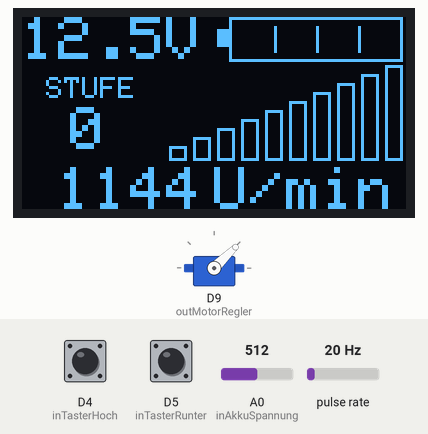
A sketch run on a simulated Arduino Zero (SAMD21). Shown: servo, 128×64 one-colour display. Wiring (inferred from the names in the program): pulse sensor: data D3. Inputs (shaded band) come from the test bench; at power-on: A0 (inAkkuSpannung) = 512, D4 (inTasterHoch) HIGH, D5 (inTasterRunter) HIGH, pulse rate 20 Hz. EEPROM starts erased; what the sketch prints to the serial monitor is not drawn.

Above: at 3.2 s.
3.3 s: A0 (inAkkuSpannung) set to 764
At 5.0 s:
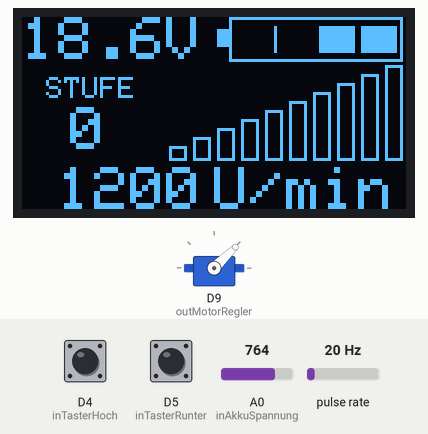
5.7 s: A0 (inAkkuSpannung) set to 784
At 6.8 s:
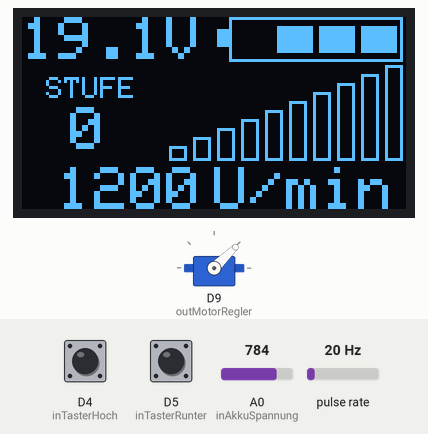
8.7 s: D4 (inTasterHoch) pulled LOW for 3.2 s
At 12.1 s:
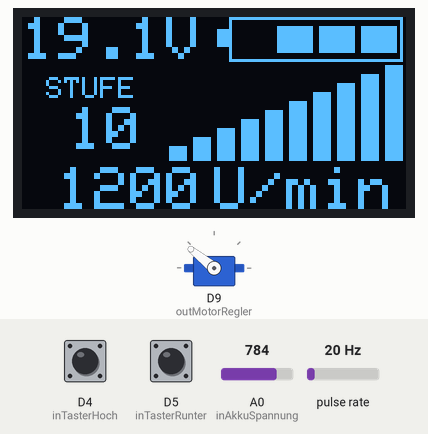
14.2 s: D5 (inTasterRunter) pulled LOW for 0.15 s
At 15.9 s:
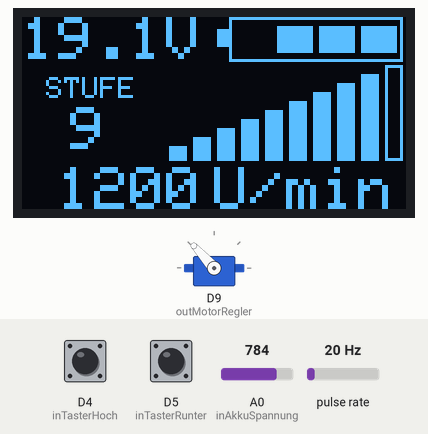
17.3 s: pulse rate (sensor on D3) set to 4 Hz
At 19.1 s:
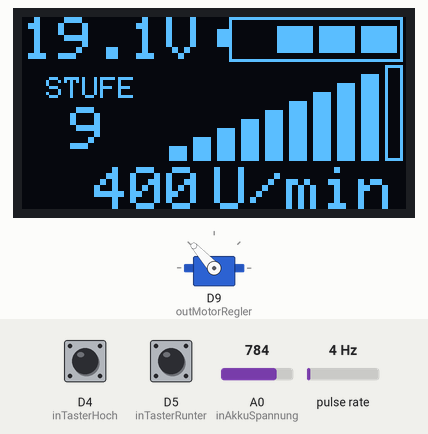
20.3 s: pulse rate (sensor on D3) set to 50 Hz
At 22.0 s:
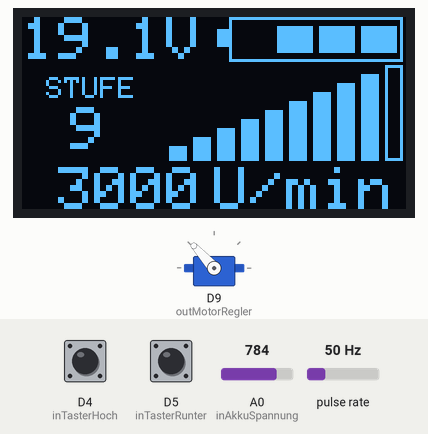
Timing chart, 0 to 23.5 s (numbered marks = the images above; inputs shaded):
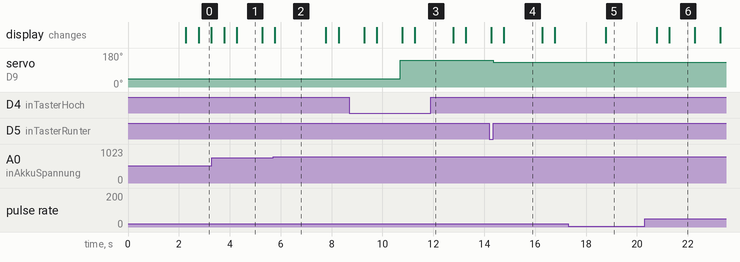

Measured:
- the behaviour switches between 777 and 778 on A0 (inAkkuSpannung) (found by bisection; images 1 and 2)
- after the input at 5.7 s, the display: changes after 0.08 s (image 2)
- after the input at 8.7 s, servo on D9 (outMotorRegler): 44° → 141° after 2.0 s; the display: first differs from a run without the input after 2.1 s (image 3 shows a later state)
- after the input at 14.2 s, servo on D9 (outMotorRegler): 141° → 132° after 0.15 s; the display: first differs from a run without the input after 0.58 s (image 4)
- after the input at 17.3 s, the display: changes after 1.5 s (image 5)
- after the input at 20.3 s, the display: first changes after 0.48 s (image 6 shows a later state)
- what the display in image 0 shows lasts 0.5 s, from 2.8 s to 3.3 s

The sketch:

BrushlessMotorcontroller.ino
```cpp
// (licence header left out)
/************************************
 * Programm Konfiguration
 ************************************/
#define PROG_VERSION 1                   					//Version
#define MOTOR_MIN_PULSE	1000								//Minimale Position des PWM Servo signal in millisekunden | Default: 1000
#define MOTOR_MAX_PULSE	2000								//Maximale Position des PWM Servo signal in millisekunden | Default: 2000
#define MOTOR_STUFEN 10										//Stufenanzahl in welchen der Motor geschaltet werden kann.
#define ZEIT_TASTER_LANG 2000								//Zeit für einen Langen Tasterdruck

#define WIDERSTAND_R1 30000.0								//Widerstand gegen V+ für Spannungsmessung in Ohm (Wichtig Kommastelle(bzw. Punkt:'.') muss vorhanden sein)
#define WIDERSTAND_R2 7500.0								//Widerstand gegen GND für Spannungsmessung in Ohm (Wichtig Kommastelle(bzw. Punkt:'.') muss vorhanden sein)
#define SPANNUNG_KORREKTUR 0								//Korrektur der Spannung in mV
#define MOTOR_POLZAHL 2										//Polzahl des Motors

//Ändere diesen Wert für unterschiedliche Debuging level
#define DEBUGLEVEL 0										//0 = Aus | 1 = N/A | >2 = Serial Monitor
#define DISPLAY_AKTIV 1
/************************************
 * Zusätzliche Dateien einbinden
 ************************************/
#include <Servo.h>											//Bibliothek für Servo PWM Ausgabe
#include <Wire.h>
#include <EEPROM.h>
#include <Adafruit_GFX.h>
#include <Adafruit_SSD1306.h>
/************************************
 * Definition IO Pins
 ************************************/
/* Pinout Arduino Nano:
 * Serial 0+1 (kein HW Serial) | Interrupt 2+3 | PWM 3, 5, 6, 9, 10, 11 | LED 13 | I2C A4(SDA) + A5(SCL) |
 * Servo Lib deaktiviert PWM funktionalität für pin 9 und 10
 */

//Inputs
//Pin 0+1 Reserviert halten für Serielle Kommunikation über USB!
#define inTachoImpuls 3										//Pin für den Impuls der Drehzahl | Muss ein Interrupt Pin sein
#define inTasterHoch 4            							//Pin des Taster um die Drehzahl zu erhöhen
#define inTasterRunter 5            						//Pin des Taster um die Drehzahl zu verringern
#define inAkkuSpannung A0									//Pin zum Messen der Spannung

//Outputs
#define outMotorRegler 9                    				//Pin für Servo PWM Signal für Motor Regler
#define statusLED 13										//Pin mit Status LED

/************************************
 * Definition und Initialiierung
 * Globale Variablen, Klassen und Funktionen
 ************************************/
//Globale Programm Variablen
uint16_t pwmPulse = MOTOR_MIN_PULSE;
uint8_t motorStufe = 0;
bool serialIsSent = 0;
bool displaySenden = 0;
bool drehzahlBerechnet = 0;
uint32_t spannungUmgerechnet = 0;
uint32_t spannungVoltDEC0 = 0;
uint32_t spannungVoltDEC1 = 0;
bool blinkPulse;

uint32_t drehzahl = 0;
volatile uint16_t volleUmdrehungen = 0;
uint16_t letzteUmdrehungen = 0;
uint32_t letzteZeit = 0;
uint32_t letzteZeit2 = 0;

#if (DISPLAY_AKTIV ==1)
uint8_t displayAdress = 0;
#endif

//Vorkompilierte Definitionen
#define MOTOR_PULSE_BREITE (MOTOR_MAX_PULSE - MOTOR_MIN_PULSE)
#define MOTOR_PULSE_STUFE (MOTOR_PULSE_BREITE / MOTOR_STUFEN)

#ifndef	SerialUSB									//Definiere USB Port, wenn noch nicht definiert
	#define SerialUSB SERIAL_PORT_MONITOR
#endif

//Funktion zum Berechnen der Spannung (Vout Ausgang Spannungsteiler/Eingang Arduino | Vin Eingang Spannungteiler/Akku)
//Vout = Vin * (R2 / (R1 + R2))
//Vin = Vout / (R2 / (R1 + R2))
#define SPANNUNG_OUT_MAX 5000
#define SPANNUNG_OUT_MIN 0
#define SPANNUNG_IN_MAX SPANNUNG_OUT_MAX / (WIDERSTAND_R2 / (WIDERSTAND_R2 + WIDERSTAND_R1))
#define SPANNUNG_IN_MIN 0
#define SPANNUNG_IN_MAX_CALC (SPANNUNG_IN_MAX - SPANNUNG_KORREKTUR)
#define SPANNUNG_IN_BEREICH (SPANNUNG_IN_MAX_CALC - SPANNUNG_IN_MIN)

//Funktionen
void interruptRPM();
void motorStellen();
void spannungUmrechnen();
void drehzahlBerechnen();
#if (DISPLAY_AKTIV ==1)
void debugRoutine();
void displayStart();
void displayAnzeigen();
uint8_t i2cScan();
#endif

//Klassen
//Klasse zum Entprellen der Taster
class TasterEntprellen {
		uint8_t pin;
		uint8_t modus;										//INPUT 0x0 | INPUT_PULLUP 0x2
		bool tasterStatusLang;
		bool letzterTasterStatus;
		uint8_t entprellenVerzoegerung = 50;
		uint32_t zeitLangerDruck;
		uint32_t letzteFlankenZeit;
    public:
		void init(uint8_t tasterPin, uint8_t pinModus, uint16_t zeitLang);	//Pin des Tasters und Modus: INPUT oder INPUT_PULLUP
		uint8_t leseTaster();								//Gibt den aktuellen Status des Tasters entprellt wieder
};

TasterEntprellen tasterHoch;								//definiere Klassen Instanz für Taster
TasterEntprellen tasterRunter;								//definiere Klassen Instanz für Taster
Servo motorRegler;											//definiere Klassen Instanz für Servo

#if (DISPLAY_AKTIV ==1)
#define SCREEN_WIDTH 128 // OLED Display Breite, in pixels
#define SCREEN_HEIGHT 64 // OLED Display Höhe, in pixels
// Deklaration für ein SSD1306 Display an I2C (SDA, SCL pins)
#define OLED_RESET     -1 // Reset pin # (oder -1 wenn der Arduino sich den Reset Pin teilt)
Adafruit_SSD1306 display(SCREEN_WIDTH, SCREEN_HEIGHT, &Wire, OLED_RESET);
#endif

void setup() {												// Setup Code, wird einmalig am Start ausgeführt
	/************************************
	* Setup Inputs
	************************************/
	//definiere Tasterpin für Auswertung, mit PullUp Widerstand und Zeitvorgabe für langen Druck
	tasterHoch.init(inTasterHoch, INPUT_PULLUP, ZEIT_TASTER_LANG);
	tasterRunter.init(inTasterRunter, INPUT_PULLUP, ZEIT_TASTER_LANG);
	pinMode(inAkkuSpannung, INPUT);
	#if (DEBUGLEVEL >= 2)
	pinMode(inTachoImpuls, INPUT_PULLUP);
	#else
	pinMode(inTachoImpuls, INPUT);
	#endif
	/************************************
	* Setup Outputs
	************************************/
	motorRegler.attach(outMotorRegler);
	// Wenn beim start beide Taster gedrückt sind, dann führe Regler initialisierung durch.
	if(!digitalRead(inTasterHoch) || !digitalRead(inTasterRunter)) {
		while(!digitalRead(inTasterHoch) || !digitalRead(inTasterRunter)) {
			motorRegler.writeMicroseconds(MOTOR_MAX_PULSE); 	// Setze Ausgang auf 100% PWM (0-100% -> 1000-2000µs)
		}
	}
	motorRegler.writeMicroseconds(MOTOR_MIN_PULSE); 		// Setze Ausgang auf 0% PWM (0-100% -> 1000-2000µs)

	attachInterrupt(digitalPinToInterrupt(inTachoImpuls), interruptRPM, RISING); //Setup Interrupt bei steigender Flanke
	#if (DEBUGLEVEL >=1)									// Bedingte Kompilierung
		pinMode(statusLED, OUTPUT);							// Status LED definieren zur Anzeige des Status
	#endif
	#if (DEBUGLEVEL >=2)									// Bedingte Kompilierung
		SerialUSB.begin(9600);  							// Starte Serielle Kommunikation per USB
	#endif
	#if (DISPLAY_AKTIV ==1)
		displayStart();										// Überprüfe zum Start die Adresse des Displays und starte Display Library
	#endif
	delay(2000);											// Warte 2 Sekunden für Zyklischen Hauptcode
}

void loop() {                       						// Hauptcode, wiederholt sich zyklisch
	drehzahlBerechnen();									// Drehzahl berechnen
	motorStellen();											// Code zum Stellen des Motors in jeweiliger Stufe nach Tasterdruck
	spannungUmrechnen();									// Spannung zur anzeige im Display umrechen
	#if (DEBUGLEVEL >=1)
		debugRoutine();										// Routine für Debug Informationen
	#endif
	#if (DISPLAY_AKTIV ==1)
		displayAnzeigen();									// Darstellung des Display laden
	#endif
}

void interruptRPM() { //Wird bei jedem Impuls ausgeführt.
	volleUmdrehungen++;
}

void drehzahlBerechnen() {									// Drehzahl berechnen
	//Wenn letzte Zeit größer als jetztige, dann gab es einen overflow (nach 50 Tagen), dann setzt letzte Zeit zurück
	if(letzteZeit > millis()) letzteZeit = 0;
	//Berechnung der Drehzahl 2 * (halbe Sekunde / Zeitdauer * Anzahl Impulse)
	uint32_t aktuelleUmdrehungen = 0;
	if((millis()%100 >= 25) && (drehzahlBerechnet == false)) {	// Führe nur in bestimmten Zeit Abstand aus
		noInterrupts();											// Interrupt verhindern um Variable sicher zu lesen
		aktuelleUmdrehungen = volleUmdrehungen;
		interrupts();											// Intterrupt wieder zulassen
		if (aktuelleUmdrehungen >= 10) {
			#if (DEBUGLEVEL >=3)
				SerialUSB.println("umdrehungen");
				SerialUSB.println(aktuelleUmdrehungen);
			#endif
			drehzahl = 30*1000/(millis() - letzteZeit)*aktuelleUmdrehungen;
			drehzahl = drehzahl *2;
			uint8_t polpaarZahl = MOTOR_POLZAHL / 2;
			if(polpaarZahl >= 2) {
				drehzahl = drehzahl / polpaarZahl;
			}
			letzteZeit = millis();
			noInterrupts();											// Interrupt verhindern um Variable sicher zu lesen
			volleUmdrehungen = 0;
			interrupts();											// Intterrupt wieder zulassen
		}
		//wenn kein impuls seit länger als zwei sekunden kam, dann setzte drehzahl zurück.
		if(aktuelleUmdrehungen != letzteUmdrehungen) {
			#if (DEBUGLEVEL >=3)
				SerialUSB.println("drehzahl ungleich");
				SerialUSB.println(letzteUmdrehungen);
				SerialUSB.println(aktuelleUmdrehungen);
			#endif
			letzteUmdrehungen = aktuelleUmdrehungen;
			letzteZeit2 = millis();
		}

		if((millis() - letzteZeit2) > 2000) {
			drehzahl = 0;
			letzteZeit2 = millis();
			#if (DEBUGLEVEL >=3)
				SerialUSB.println("drehzahl reset");
			#endif
		}
		drehzahlBerechnet = true;
	} else if((millis()%100 < 25) && (drehzahlBerechnet == true)) {
		drehzahlBerechnet = false;							//Stellt sicher, dass Code nur einmal je Sekunde ausgeführt wird.
	}

}

void motorStellen() {										// Code zum Stellen des Motors in jeweiliger Stufe nach Tasterdruck
	uint8_t dynTasterHoch = tasterHoch.leseTaster();		// lese aktuellen Status des Tasters
	uint8_t dynTasterRunter = tasterRunter.leseTaster();	// lese aktuellen Status des Tasters
	if(dynTasterHoch && dynTasterRunter){					// Nichts tun, wenn beide Taster gedrückt sind

	} else if (dynTasterHoch == 1) {						// Erhöhe Stufe um 1, wenn Taster einfach gedrückt wird
		if(motorStufe < MOTOR_STUFEN) {
			pwmPulse += MOTOR_PULSE_STUFE;
			motorStufe++;
		}
	} else if (dynTasterHoch == 2) {						// Erhöhe Stufe auf Max, wenn Taster einfach gedrückt wird
		pwmPulse = MOTOR_MAX_PULSE;
		motorStufe = MOTOR_STUFEN;
	} else if (dynTasterRunter == 1) {						// Verringere Stufe um 1, wenn Taster einfach gedrückt wird
		if(motorStufe > 0) {
			pwmPulse -= MOTOR_PULSE_STUFE;
			motorStufe--;
		}
	} else if (dynTasterRunter == 2) {						// Verringere Stufe auf Min, wenn Taster einfach gedrückt wird
		pwmPulse = MOTOR_MIN_PULSE;
		motorStufe = 0;
	}
	motorRegler.writeMicroseconds(pwmPulse);				// Schreibe aktuelle Motorsteuer-Impulse auf Ausgang
}

void spannungUmrechnen() {									// Spannung zur anzeige im Display umrechen
	uint32_t leseWert = analogRead(inAkkuSpannung);			// Lese Analogen Wert für Spannung
	spannungUmgerechnet = map(leseWert, 0, 1023, SPANNUNG_IN_MIN, SPANNUNG_IN_MAX_CALC);	// Wandle Analogwert in Spannungswert in mA
	spannungVoltDEC0 = spannungUmgerechnet/1000;			// Teile durch 1000 um Volt zu erhalten
	uint32_t spannungVoltDEC = spannungVoltDEC0*10;			// Multipliziere um 10 zur Format gleichstellung, um Kommawert zu errechnen
	spannungVoltDEC1 = spannungUmgerechnet/100;				// Teile durch 100 um Volt mit einer Kommastelle zu erhalten
	spannungVoltDEC1 = spannungVoltDEC1-spannungVoltDEC;	// Subtrahiere Volt von Volt mit Kommastelle, um Kommastelle zu erhalten
}

void TasterEntprellen::init(uint8_t tasterPin, uint8_t pinModus, uint16_t zeitLang){ // Pin des Tasters, Modus: INPUT oder INPUT_PULLUP, Dauer für lang
	zeitLangerDruck = zeitLang;							//Speichere Zeit in Instanz ab
	pin = tasterPin;									//Speichere Pin in Instanz ab
	modus = pinModus;									//Speichere Pinmodus in Instanz ab
	pinMode(pin, modus);								//definiere Pin
}

/******************************************************
 * Gibt eine 1 aus, wenn der Taster kurz HIGH war.
 * Auf zu kurze Impulse wird nicht reagiert (entprellen)
 * Gibt 2 aus, wenn der Taster lang gedrückt wurde.
 ******************************************************/
uint8_t TasterEntprellen::leseTaster(){
	bool leseStatus;
	uint8_t returnVal = 0;
	//Invertiert einlesen, wenn Pullup Widerstand gesetzt ist.
	if(modus == INPUT_PULLUP) {
		leseStatus = !digitalRead(pin);					//lese Taster Status (!)Invertiert
	} else {											//Ansonsten behandle eingang als Input ohne Pullup
		leseStatus = digitalRead(pin);					//lese Taster Status Normal
	}
	//wenn sich der status des Tasters verändert hat
	if (leseStatus != letzterTasterStatus) {
		//wenn der Taster losgelassen wurde und außreichend lange gedrückt wurde
		if (((millis() - letzteFlankenZeit) > entprellenVerzoegerung) && (letzterTasterStatus) && (!tasterStatusLang)) {
			returnVal = 1;								//dann gib 1 zurück
		} else {
			returnVal = 0;								//ansonsten gib 0 zurück
			tasterStatusLang = false;					//setze taster Lang Auswertung zurück
		}
		letzteFlankenZeit = millis();					//Speichere letzte Zeit
		letzterTasterStatus = leseStatus;				//Speichere letzten Status
	}
	//Wenn der Taster lange genug gedrückt wird
	if(((millis() - letzteFlankenZeit) > zeitLangerDruck) && (letzterTasterStatus)) {
		returnVal = 2;									//dann gib 2 zurück
		tasterStatusLang = true;						//Setze Status um zu vermeiden, dass Vergeleich zum entprellen Wahr wird.
	}
	return returnVal;									//gibt Wert zurück an voherige Instanz
}

#if (DISPLAY_AKTIV ==1)
void displayStart() {										// Überprüfe zum Start die Adresse des Displays und starte Display Library

	Wire.begin();
	displayAdress = EEPROM.read(0);							// lese Display Adresse von EEPROM Adresse 0
	#if (DEBUGLEVEL >=3)									// Bedingte Kompilierung
		SerialUSB.print(F("EEPROM Wert: 0x"));
		if (displayAdress<16) {
				SerialUSB.print(F("0"));
			}
		SerialUSB.println(displayAdress,HEX);
	#endif

	uint8_t error;
	if(displayAdress >= 127) {
		displayAdress = i2cScan();
	} else {
		Wire.beginTransmission(displayAdress);
		error = Wire.endTransmission();						// Wenn Rückgabewert ungleich 0, dann ist kein Gerät mit der Adresse auf dem Bus
		if(error != 0) {
			#if (DEBUGLEVEL >=3)							// Bedingte Kompilierung
				SerialUSB.println(F("Adresse aus EMPROM nicht ansprechbar"));
			#endif
			displayAdress = i2cScan();
			EEPROM.update(0, displayAdress);				// Speichere Adresse auf EEPROM
		} else {
			#if (DEBUGLEVEL >=3)							//Bedingte Kompilierung
				SerialUSB.println(F("Adresse aus EEPROM ansprechbar!"));
			#endif
		}
	}
	// Starte Display, falls nicht möglich setze Fehler
	if(!display.begin(SSD1306_SWITCHCAPVCC, displayAdress, true, false)) { // Address 0x3D for 128x64
		#if (DEBUGLEVEL >=3)
		Serial.println(F("SSD1306 Zuweisung gescheitert"));
		#endif
		for(;;); // Nicht weiter machen, Dauerschleife
	}

	// Lösche und aktualisiere Display
	display.clearDisplay();
	display.display();
}

void displayAnzeigen() {									// Darstellung des Display laden
	if((millis()%500 >= 250) && (displaySenden == false)) {	// Führe nur in bestimmten Zeit Abstand aus
		blinkPulse = !blinkPulse;
		display.clearDisplay();
		display.setCursor(0,0);             				// Start at top-left corner
		display.setTextSize(2);             				// Normal 1:1 pixel scale
		display.setTextColor(SSD1306_WHITE);        		// Male weißen text
		if(spannungVoltDEC0 < 10) {
			display.print(F(" "));
		}
		display.print(spannungVoltDEC0);
		display.print(F("."));
		display.print(spannungVoltDEC1);
		display.println(F("V"));
        display.fillRect(65, 4, 4, 6, SSD1306_WHITE); 		// Batterie Pluspol | x,y,width,height,color
		display.drawRect(69, 0, 58, 15, SSD1306_WHITE); 	// Batterie Rahmen | x,y,width,height,color

		if(spannungUmgerechnet >= 20000) {
			display.fillRect(71, 3, 12, 9, SSD1306_WHITE); 	// Batterie 4/4 voll | x,y,width,height,color
		} else {

		}
		if(spannungUmgerechnet >= 19000) {
			display.fillRect(85, 3, 12, 9, SSD1306_WHITE); 	// Batterie 3/4 voll | x,y,width,height,color
		} else {
			display.drawLine(84, 3, 84, 11, SSD1306_WHITE); // Batterie Trennstrich | x,y,width,height,color
		}
		if(spannungUmgerechnet >= 18000) {
			display.fillRect(99, 3, 12, 9, SSD1306_WHITE); 	// Batterie 4/4 voll | x,y,width,height,color
		} else {
			display.drawLine(98, 3, 98, 11, SSD1306_WHITE); // Batterie Trennstrich | x,y,width,height,color
		}
		if(spannungUmgerechnet >= 17000) {
			display.fillRect(113, 3, 12, 9, SSD1306_WHITE); // Batterie 1/4 voll | x,y,width,height,color
		} else {
			if(blinkPulse) {
				display.fillRect(113, 3, 12, 9, SSD1306_WHITE); 	//Batterie 1/4 voll | x,y,width,height,color
			} else {
				display.drawLine(112, 3, 112, 11, SSD1306_WHITE); //Batterie Trennstrich | x,y,width,height,color
			}
		}
		uint8_t balkenAnzahl;
		uint8_t aktuellerBalken;
		if(MOTOR_STUFEN <= 16) {
			balkenAnzahl = MOTOR_STUFEN;
			aktuellerBalken = motorStufe;
		} else {
			balkenAnzahl = 16;
			aktuellerBalken = map(motorStufe, 0, MOTOR_STUFEN, 0, 16);

		}
		uint8_t balkenBreite = 80/balkenAnzahl;
		uint8_t balkenStartHoehe = 5;
		uint8_t balkenHoeheStufe = (32-balkenStartHoehe)/(balkenAnzahl-1);
		uint8_t balkenHoehe = balkenStartHoehe;
		uint8_t aktuelleStufe = 1;
		//display.drawRect(48, 16, 80, 32, SSD1306_WHITE); 	//batterie Rahmen | x,y,width,height,color
		for(uint8_t i = 0; i < balkenAnzahl*balkenBreite; i+=balkenBreite){
			if(aktuellerBalken >= aktuelleStufe) {
				display.fillRect(49+i, 48-balkenHoehe, balkenBreite-2, balkenHoehe, SSD1306_WHITE); 	//batterie Rahmen | x,y,width,height,color
			} else {
				display.drawRect(49+i, 48-balkenHoehe, balkenBreite-2, balkenHoehe, SSD1306_WHITE); 	//batterie Rahmen | x,y,width,height,color
			}
			balkenHoehe += balkenHoeheStufe;
			aktuelleStufe++;
		}
		display.setCursor(8,20); // Start at top-left corner
		display.setTextSize(1);
		display.println(F("STUFE"));
		display.setCursor(16,30); // Start at top-left corner
		display.setTextSize(2);
		display.println(motorStufe);
		display.setCursor(0,50); // Start at top-left corner
		if(drehzahl < 10) {
			display.print(F("    "));
		} else  if(drehzahl < 100) {
			display.print(F("   "));
		} else  if(drehzahl < 1000) {
			display.print(F("  "));
		} else  if(drehzahl < 10000) {
			display.print(F(" "));
		}
		display.print(drehzahl);
		display.setCursor(64,50); // Start at top-left corner
		display.println(F("U/min"));
		display.display();
		displaySenden = true;
	} else if((millis()%500 < 250) && (displaySenden == true)) {
		displaySenden = false;							//Stellt sicher, dass Code nur einmal je Sekunde ausgeführt wird.
	}

}

uint8_t i2cScan() {											// Scanne I2C Bus, um Adresse des Display herauszufinden
	uint8_t error, address, outValue;
	uint8_t nDevices = 0;
	SerialUSB.println(F("--Scane I2C Bus--"));
	for(address = 1; address <=127 ; address++ ) {
	// der Scan verwendet den Rückgabewert von Write.endTransmisstion
	// um zu sehen ob ein Gerät angewortet hat
		Wire.beginTransmission(address);
		error = Wire.endTransmission();
		#if (DEBUGLEVEL >= 3)
			SerialUSB.print(F("Prüfe I2C Adresse: 0x"));
			if (address<16) {
				SerialUSB.print(F("0"));
			}
			SerialUSB.println(address, HEX);
		#endif
		if (error == 0) {
			nDevices++;
			outValue = address;
			address = 127;
		}
	}
	if (nDevices == 0) {
		outValue = 0;
		#if (DEBUGLEVEL >= 3)
			SerialUSB.println(F("--Kein Gerät gefunden--"));
		#endif
	} else {
		#if (DEBUGLEVEL >= 3)
			SerialUSB.print(F("Gerät gefunden auf Adresse: 0x"));
			if (address<16) {
				SerialUSB.print(F("0"));
			}
			SerialUSB.println(address, HEX);
		#endif
	}

	return outValue;
}
#endif
#if (DEBUGLEVEL >=1)
void debugRoutine() {										// Routine für Debug Informationen
	#if (DEBUGLEVEL >= 1)
	//Wenn einer der Taster gedrückt wird
	if(!digitalRead(inTasterHoch) || !digitalRead(inTasterRunter)) {
		digitalWrite(statusLED, HIGH);					//Dann Setze Status LED
	} else {
		digitalWrite(statusLED, LOW);					//Ansonsten setzte Sie zurück
	}
	#endif
	#if (DEBUGLEVEL >= 2 && DEBUGLEVEL <= 3 )
		//Wird jede Sekunde ausgeführt
		if((millis()%1000 >= 500) && (serialIsSent == false)) {
			SerialUSB.println(F("--PWM Pulsedauer--"));
			SerialUSB.print(pwmPulse);
			SerialUSB.println(F("µs"));
			SerialUSB.println(F("------Stufe-------"));
			SerialUSB.println(motorStufe);
			SerialUSB.println(F("-----Spannung-----"));
			SerialUSB.print(spannungUmgerechnet);
			SerialUSB.println(F(" mV"));
			SerialUSB.println(F("-----Drehzahl-----"));
			SerialUSB.print(drehzahl);
			SerialUSB.println(F(" U/min"));
			SerialUSB.println(F("-------End--------"));
			serialIsSent = true;
		} else if((millis()%1000 < 500) && (serialIsSent == true)) {
			serialIsSent = false;							//Stellt sicher, dass Code nur einmal je Sekunde ausgeführt wird.
		}
	#endif
}
#endif
```
